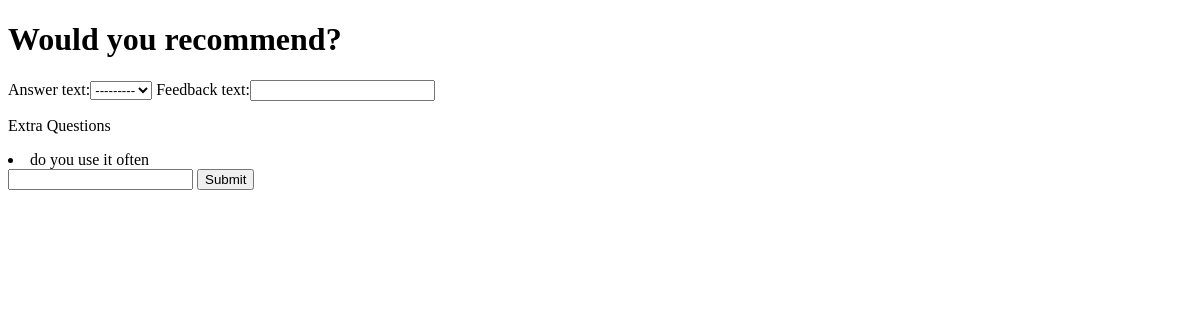
The page /nps/submit/ on the database as committed earlier.
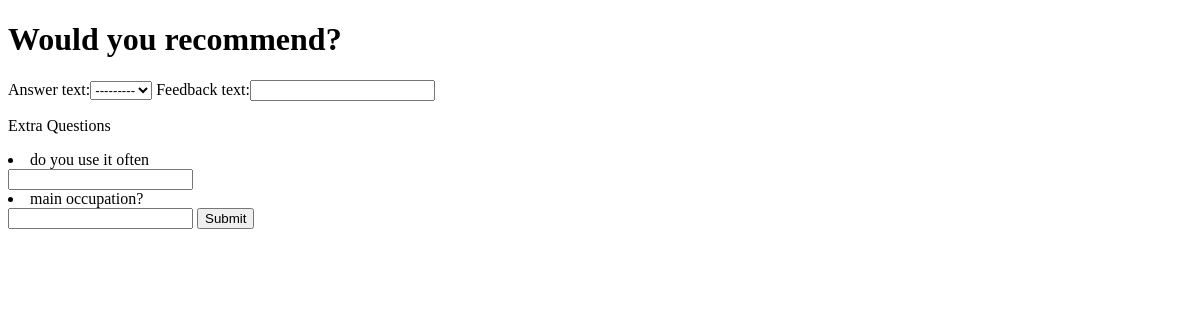
The same page on the database as committed later.
### nps/models.py (models this page shows, shortened)
class ExtraQuestion(models.Model):
    extra_question_text = models.CharField(max_length=200)
    visibility = models.BooleanField()

### nps/views.py (the view)
# urls.py: path('submit/', views.submit_answer, name='submit_answer'),
def submit_answer(request):
    if request.method == 'POST':
        form = AnswerForm(request.POST)
        extra_question_list = request.POST.getlist('extra-question')
        extra_answer_list = [request.POST['extra-answer-{}'.format(q)] for q in extra_question_list]
        if form.is_valid():
            answer_text = form.cleaned_data['answer_text']
            feedback_text = form.cleaned_data['feedback_text']
            answer_date = datetime.now()
            answer = Answer(answer_text=answer_text, feedback_text=feedback_text, answer_date=answer_date)
            answer.save()
            eq_list = [ExtraQuestion.objects.filter(id=id) for id in extra_question_list]
            ea_list = [ExtraAnswer(extra_answer_text=t, answer=answer, extra_question=eq_list[i][0]) for i,t in enumerate(extra_answer_list)]
            map(lambda x: x.save(), ea_list)
            return HttpResponseRedirect('/nps/thanks/')
    else:
        form = AnswerForm()
        eq_list = ExtraQuestion.objects.filter(visibility=True)
    return render(request, 'nps/nps_form.html', {'form': form, 'eq_list': eq_list})

### nps/models.py
class AnswerForm(ModelForm):
    class Meta:
        model = Answer
        fields = ['answer_text', 'feedback_text']

### nps/templates/nps/nps_form.html (shortened to what this page needs)
<!DOCTYPE html>
<html lang="en">
<head>
</head>
<body>
<h1>Would you recommend?</h1>
<form action="{% url 'nps:submit_answer' %}" method="post">
    {{ form }}
    <p>Extra Questions</p>
    {% for eq in eq_list %}
        <li>{{ eq.extra_question_text }}</li>
        <input type="text" name="extra-answer-{{ eq.id}}">
    {% endfor %}
    <input type="submit" value="Submit">
</form>
</body>
</html>

Rows that differ between the two databases and show on the page:
added ExtraQuestion: extra_question_text "main occupation?"
